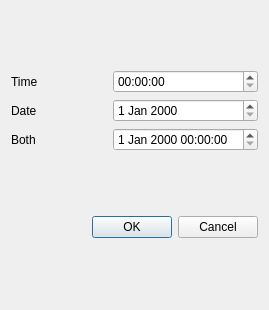
<?xml version="1.0" encoding="UTF-8"?>
<ui version="4.0">
 <class>Dialog</class>
 <widget class="QDialog" name="Dialog">
  <property name="geometry">
   <rect>
    <x>0</x>
    <y>0</y>
    <width>269</width>
    <height>310</height>
   </rect>
  </property>
  <property name="windowTitle">
   <string>Dialog</string>
  </property>
  <layout class="QVBoxLayout" name="verticalLayout">
   <item>
    <layout class="QGridLayout" name="gridLayout">
     <item row="0" column="0">
      <widget class="QLabel" name="label">
       <property name="text">
        <string>Time</string>
       </property>
      </widget>
     </item>
     <item row="0" column="1">
      <widget class="QTimeEdit" name="timeEdit"/>
     </item>
     <item row="1" column="0">
      <widget class="QLabel" name="label_2">
       <property name="text">
        <string>Date</string>
       </property>
      </widget>
     </item>
     <item row="1" column="1">
      <widget class="QDateEdit" name="dateEdit"/>
     </item>
     <item row="2" column="0">
      <widget class="QLabel" name="label_3">
       <property name="text">
        <string>Both</string>
       </property>
      </widget>
     </item>
     <item row="2" column="1">
      <widget class="QDateTimeEdit" name="dateTimeEdit"/>
     </item>
    </layout>
   </item>
   <item>
    <widget class="QDialogButtonBox" name="buttonBox">
     <property name="standardButtons">
      <set>QDialogButtonBox::Cancel|QDialogButtonBox::Ok</set>
     </property>
    </widget>
   </item>
  </layout>
 </widget>
 <resources/>
 <connections/>
</ui>
